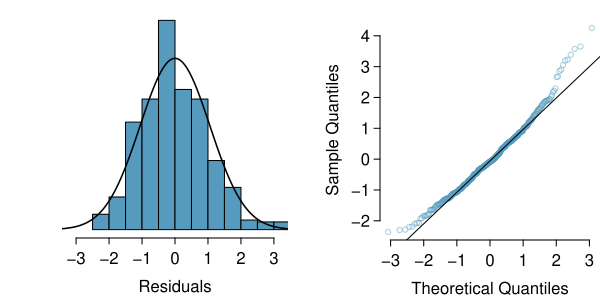

Recreate this plot in R.
library(openintro)
library(oibiostat)

data(COL)
data(nhanes.samp.adult.500)


residuals = resid(lm(TotChol ~ Age*Diabetes, data = nhanes.samp.adult.500))
predicted = predict(lm(TotChol ~ Age*Diabetes, data = nhanes.samp.adult.500))

myPDF("nhanesAgeDiabetesCholResidNormPlot.pdf", 6, 3,
      mfrow = c(1, 2),
      mgp = c(1.9, 0.5, 0),
      mar = c(3, 3, .5, .5) + 0.1)

##histogram

NormalHist <- function(obs, hold, M, SD, col) {
  plot(0, 0,
       type = 'n',
       xlab = 'Residuals',
       ylab = '',
       axes = FALSE,
       main = '',
       xlim = M + c(-3, 3) * SD,
       ylim = c(0, max(hold$density)))
  for (i in 1:length(hold$counts)) {
    rect(hold$breaks[i], 0,
         hold$breaks[i + 1], hold$density[i],
         col = col)
  }
  axis(1)
  x <- seq(min(obs) - 2, max(obs) + 2, 0.01)
  y <- dnorm(x, M, SD)
  lines(x, y, lwd = 1.5)
}

# source("famussHeightWeightHelpers.R")

obs = residuals
hold <- hist(obs, plot = FALSE)

NormalHist(obs, hold, 
           mean(obs), 
           sd(obs),
           COL[1])

###qq plot

par(mar = c(3,4,1,0))

qqnorm(residuals,
       cex = 0.7,
       main = '',
       axes = FALSE,
       ylab = "Sample Quantiles",
       col = COL[1,3])
axis(1)
axis(2)
qqline(residuals)

dev.off()
